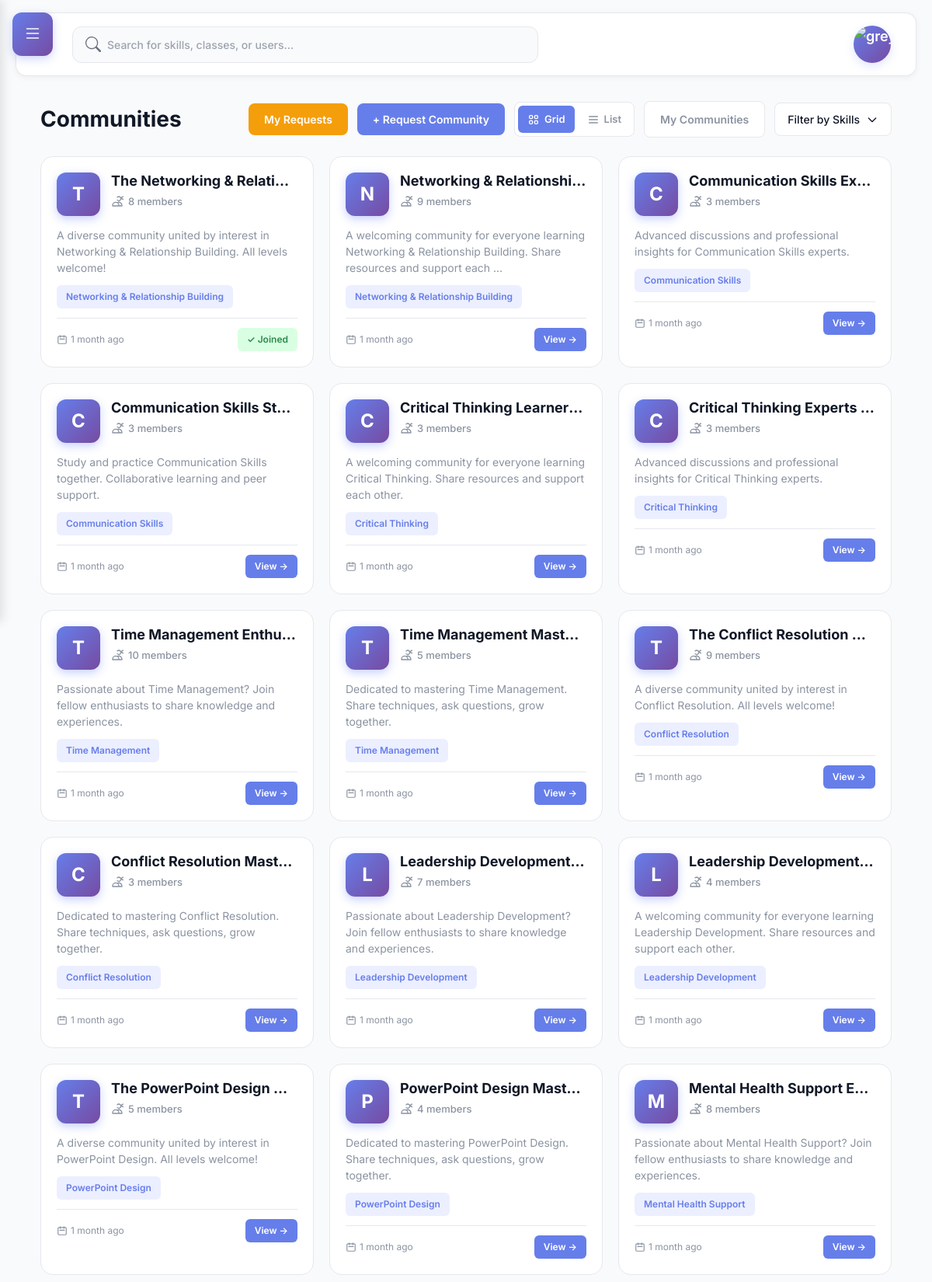
Page /communities/ (signed in, upper part) on the committed database.
### communities/models.py (models this page shows, shortened)
class Community(models.Model):
    name = models.CharField(max_length=140)
    skill = models.ForeignKey(Skill, on_delete=models.CASCADE)
    description = models.TextField(blank=True)
    members = models.ManyToManyField(settings.AUTH_USER_MODEL, related_name='communities', blank=True)
    created_at = models.DateTimeField(auto_now_add=True, null=True, blank=True)
    updated_at = models.DateTimeField(auto_now=True, null=True, blank=True)
    creator = models.ForeignKey(settings.AUTH_USER_MODEL, on_delete=models.SET_NULL, null=True, blank=True, related_name='created_communities')
    is_approved = models.BooleanField(default=True)  # For admin approval system
    class Meta:
        verbose_name_plural = 'Communities'
        ordering = ['-created_at']

### skills/models.py (models this page shows, shortened)
class Skill(models.Model):
    name = models.CharField(max_length=120, unique=True)
    description = models.TextField(blank=True)

### communities/views.py (the view)
# urls.py: path('', views.communities_page, name='communities'),
def communities_page(request):
    skill_param = request.GET.get('skill', '')
    filter_type = request.GET.get('filter', 'all')  # 'all' or 'my'
    selected_skills = []
    if skill_param and skill_param != 'all':
        selected_skills = [s.strip() for s in skill_param.split(',') if s.strip()]
    communities = Community.objects.filter(
        is_approved=True
    ).select_related(
        'skill', 'creator'
    ).prefetch_related(
        'members'
    )
    if selected_skills:
        communities = communities.filter(skill__id__in=selected_skills)
    if filter_type == 'my' and request.user.is_authenticated:
        communities = communities.filter(members=request.user)
    communities = communities.order_by('-created_at')
    skills = Skill.objects.all().order_by('name')
    return render(request, 'communities/communities.html', {
        'communities': communities,
        'skills': skills,
        'selected_skills': selected_skills,
        'filter_type': filter_type,
    })

### skills/templatetags/skills_tags.py (called while the page is built)
@register.simple_tag(takes_context=True)
def pending_trade_offers_count(context):
    request = context.get('request')
    if not request or not request.user.is_authenticated:
        return 0
    return ClassTradeOffer.objects.filter(
        receiver=request.user,
        status=ClassTradeOffer.PENDING
    ).count()

### users/templatetags/user_tags.py (called while the page is built)
def get_avatar_color(user):
    hash_value = int(hashlib.md5(user.username.encode()).hexdigest(), 16)
    color_index = hash_value % len(AVATAR_COLORS)
    return AVATAR_COLORS[color_index]

@register.inclusion_tag('users/user_avatar.html', takes_context=False)
def user_avatar(user, size='medium', css_class=''):
    has_avatar = user.profile.avatar if hasattr(user, 'profile') else False
    first_name = user.first_name or ''
    last_name = user.last_name or ''
    if first_name and last_name:
        initials = f"{first_name[0]}{last_name[0]}".upper()
    elif first_name:
        initials = first_name[0].upper()
    elif last_name:
        initials = last_name[0].upper()
    else:
        initials = user.username[0].upper() if user.username else '?'
    avatar_color = get_avatar_color(user)
    return {
        'user': user,
        'has_avatar': has_avatar,
        'avatar_url': user.profile.avatar.url if has_avatar else None,
        'initials': initials,
        'avatar_color': avatar_color,
        'size': size,
        'css_class': css_class,
    }

### communities/templates/communities/communities.html (shortened to what this page needs)
{% extends 'base.html' %}
{% block content %}
<div class="communities-header">
    <h2>Communities</h2>
    <div class="header-actions">
        {% if user.is_authenticated %}
            <a href="{% url 'communities:my_requests' %}" class="btn-request" style="background: #f59e0b;">
                 My Requests
            </a>
            <a href="{% url 'communities:request_community' %}" class="btn-request">
                + Request Community
            </a>
        {% endif %}
        <div class="layout-toggle">
            <button type="button" id="gridBtn" class="layout-btn active">
                Grid
            </button>
            <button type="button" id="listBtn" class="layout-btn">
                <svg fill="none" stroke="currentColor" viewBox="0 0 24 24">
                    <path stroke-linecap="round" stroke-linejoin="round" stroke-width="2" d="M4 6h16M4 12h16M4 18h16"></path>
                </svg>
                List
            </button>
        </div>
        <form method="get" id="filterForm" style="display: flex; gap: 12px; align-items: center;">
            {% if user.is_authenticated %}
            <div class="filter-tabs">
                <a href="?{% if filter_type == 'my' %}filter=all{% else %}filter=my{% endif %}{% if selected_skills %}&skill={{ selected_skills|join:',' }}{% endif %}"
                   class="filter-tab {% if filter_type == 'my' %}active{% endif %}">
                    My Communities
                </a>
            </div>
            {% endif %}
            <div class="skill-filter-wrapper">
                <button type="button" id="skillFilterButton" class="skill-filter-button">
                    <span>Filter by Skills</span>
                    <svg fill="none" stroke="currentColor" viewBox="0 0 24 24">
                        <path stroke-linecap="round" stroke-linejoin="round" stroke-width="2" d="M19 9l-7 7-7-7"></path>
                    </svg>
                </button>
            </div>
        </form>
    </div>
</div>
{% if communities %}
    <div id="communitiesContainer" class="communities-grid layout-grid">
        {% for c in communities %}
        <a href="{% url 'communities:community_detail' c.pk %}" class="community-card">
            <div class="community-header">
                <div class="community-avatar">
                    {{ c.name|first|upper }}
                </div>
                <div class="community-info">
                    <h3 class="community-name">{{ c.name }}</h3>
                    <div class="community-members">
                        <svg fill="none" stroke="currentColor" viewBox="0 0 24 24">
                            <path stroke-linecap="round" stroke-linejoin="round" stroke-width="2" d="M12 4.354a4 4 0 110 5.292M15 21H3v-1a6 6 0 0112 0v1zm0 0h6v-1a6 6 0 00-9-5.197m13.5-9a2.5 2.5 0 11-5 0 2.5 2.5 0 015 0z"></path>
                        </svg>
                        <span>{{ c.members.count }} member{{ c.members.count|pluralize }}</span>
                    </div>
                </div>
            </div>
            <div class="community-content">
                <div class="community-main-info">
                    {% if c.description %}
                    <p class="community-description">{{ c.description|truncatewords:15 }}</p>
                    {% else %}
                    <p class="community-description">A community for {{ c.skill.name }} enthusiasts.</p>
                    {% endif %}
                    <span class="community-skill-tag">{{ c.skill.name }}</span>
                </div>
                <div class="community-stats">
                    <div class="community-footer">
                        <div class="community-date">
                            <svg fill="none" stroke="currentColor" viewBox="0 0 24 24">
                                <path stroke-linecap="round" stroke-linejoin="round" stroke-width="2" d="M8 7V3m8 4V3m-9 8h10M5 21h14a2 2 0 002-2V7a2 2 0 00-2-2H5a2 2 0 00-2 2v12a2 2 0 002 2z"></path>
                            </svg>
                            <span>{% if c.created_at %}{{ c.created_at|timesince }} ago{% else %}Recently{% endif %}</span>
                        </div>
                        {% if user in c.members.all %}
                            <span class="badge-joined">✓ Joined</span>
                        {% else %}
                            <span class="badge-view">View →</span>
                        {% endif %}
                    </div>
                </div>
            </div>
        </a>
        {% endfor %}
    </div>
{% endif %}
{% endblock %}

### static/css/main.css (style rules this page uses)
:root { --bg:#f6f7f9;--card:#f0f1f3;--sidebar:#233455;--sidebarText:#e6ecf5;--text:#121417;--muted:#8b93a1;--brand:#4a67ff }
* { box-sizing:border-box }
html,body { margin:0;padding:0;font-family:Inter,system-ui,-apple-system,Segoe UI,Roboto,Arial,sans-serif;color:var(--text);background:var(--bg) }

### templates/base.html (style rules this page uses)
:root { --sidebar-width: 280px; --collision-breakpoint: 1200px; --brand: #667eea; --brand-hover: #5a77ff; --brand-gradient: linear-gradient(135deg, #667eea 0%, #764ba2 100%); --text: #111827; --text-light: #6b7280; --card: #ffffff; --background: #f9fafb; --border: #e5e7eb; --sidebar-bg: #1f2937; --sidebar-hover: #374151; }
* { font-family: 'Inter', -apple-system, BlinkMacSystemFont, sans-serif; -webkit-font-smoothing: antialiased; -moz-osx-font-smoothing: grayscale; }
body { background: var(--background); }

### communities/templates/communities/communities.html (style rules this page uses)
.communities-header { display: flex; justify-content: space-between; align-items: center; margin-bottom: 24px; }
.communities-header h2 { font-size: 28px; font-weight: 700; color: var(--text); margin: 0; }
.header-actions { display: flex; gap: 12px; align-items: center; }
.layout-toggle { display: flex; background: var(--card); border-radius: 8px; padding: 4px; border: 1px solid #e6e8ee; gap: 4px; }
.layout-btn { padding: 8px 12px; border-radius: 6px; background: none; border: none; cursor: pointer; transition: all 0.2s; display: flex; align-items: center; gap: 6px; color: var(--muted); font-size: 13px; font-weight: 600; }
.layout-btn.active { background: var(--brand); color: white; }
.layout-btn svg { width: 16px; height: 16px; }
.filter-tabs { display: flex; background: var(--card); border-radius: 8px; padding: 4px; border: 1px solid #e6e8ee; }
.filter-tab { padding: 8px 16px; border-radius: 6px; font-size: 14px; font-weight: 600; cursor: pointer; transition: all 0.2s; text-decoration: none; color: var(--muted); }
.btn-request { padding: 10px 20px; background: var(--brand); color: white; border-radius: 8px; text-decoration: none; font-weight: 600; font-size: 14px; transition: all 0.2s; border: none; cursor: pointer; }
.skill-filter-wrapper { position: relative; }
.skill-filter-button { padding: 10px 16px; border: 1px solid #e6e8ee; border-radius: 8px; background: white; font-size: 14px; color: var(--text); cursor: pointer; outline: none; transition: all 0.2s; display: flex; align-items: center; gap: 8px; font-weight: 500; }
.skill-filter-button svg { width: 16px; height: 16px; transition: transform 0.2s; }
.communities-grid { display: grid; grid-template-columns: repeat(auto-fill, minmax(320px, 1fr)); gap: 20px; }
.layout-grid { display: grid; }
.community-card { background: var(--card); border-radius: 16px; padding: 20px; transition: all 0.3s; text-decoration: none; display: block; border: 1px solid #e6e8ee; }
.community-header { display: flex; gap: 14px; margin-bottom: 14px; align-items: start; }
.community-avatar { width: 56px; height: 56px; border-radius: 12px; background: linear-gradient(135deg, var(--brand) 0%, #764ba2 100%); display: flex; align-items: center; justify-content: center; flex-shrink: 0; font-size: 24px; font-weight: 700; color: white; box-shadow: 0 4px 12px rgba(74, 103, 255, 0.3); }
.community-info { flex: 1; min-width: 0; }
.community-name { font-size: 18px; font-weight: 700; color: var(--text); margin: 0 0 6px 0; white-space: nowrap; overflow: hidden; text-overflow: ellipsis; }
.community-members { display: flex; align-items: center; gap: 6px; color: var(--muted); font-size: 13px; font-weight: 500; }
.community-members svg { width: 16px; height: 16px; }
.community-description { color: var(--muted); font-size: 14px; line-height: 1.5; margin-bottom: 12px; }
.community-skill-tag { display: inline-block; padding: 6px 12px; background: rgba(74, 103, 255, 0.1); color: var(--brand); border-radius: 6px; font-size: 12px; font-weight: 600; margin-bottom: 12px; }
.community-footer { display: flex; justify-content: space-between; align-items: center; padding-top: 12px; border-top: 1px solid #e6e8ee; }
.community-date { display: flex; align-items: center; gap: 4px; color: var(--muted); font-size: 12px; }
.community-date svg { width: 14px; height: 14px; }
.badge-joined { padding: 6px 12px; background: #d9ffe2; color: #2d8a4d; border-radius: 6px; font-size: 12px; font-weight: 600; }
.badge-view { padding: 6px 12px; background: var(--brand); color: white; border-radius: 6px; font-size: 12px; font-weight: 600; transition: all 0.2s; }

### rows in the picture
Community: name|first "T", name "The Networking & Relati…", members.count "8", description "A diverse community united by interest in Networking & Relationship Building. All levels welcome!", skill.name "Networking & Relationship Building", created_at "1 month", shows "✓ Joined"
Community: name|first "N", name "Networking & Relationshi…", members.count "9", description "A welcoming community for everyone learning Networking & Relationship Building. Share resources and support each …", skill.name "Networking & Relationship Building", created_at "1 month", shows "View →"
Community: name|first "C", name "Communication Skills Ex…", members.count "3", description "Advanced discussions and professional insights for Communication Skills experts.", skill.name "Communication Skills", created_at "1 month", shows "View →"
Community: name|first "C", name "Communication Skills St…", members.count "3", description "Study and practice Communication Skills together. Collaborative learning and peer support.", skill.name "Communication Skills", created_at "1 month", shows "View →"
Community: name|first "C", name "Critical Thinking Learner…", members.count "3", description "A welcoming community for everyone learning Critical Thinking. Share resources and support each other.", skill.name "Critical Thinking", created_at "1 month", shows "View →"
Community: name|first "C", name "Critical Thinking Experts…", members.count "3", description "Advanced discussions and professional insights for Critical Thinking experts.", skill.name "Critical Thinking", created_at "1 month", shows "View →"
Community: name|first "T", name "Time Management Enthu…", members.count "10", description "Passionate about Time Management? Join fellow enthusiasts to share knowledge and experiences.", skill.name "Time Management", created_at "1 month", shows "View →"
Community: name|first "T", name "Time Management Mastery", members.count "5", description "Dedicated to mastering Time Management. Share techniques, ask questions, grow together.", skill.name "Time Management", created_at "1 month", shows "View →"
Community: name|first "T", name "The Conflict Resolution…", members.count "9", description "A diverse community united by interest in Conflict Resolution. All levels welcome!", skill.name "Conflict Resolution", created_at "1 month", shows "View →"
Community: name|first "C", name "Conflict Resolution Mast…", members.count "3", description "Dedicated to mastering Conflict Resolution. Share techniques, ask questions, grow together.", skill.name "Conflict Resolution", created_at "1 month", shows "View →"
Community: name|first "L", name "Leadership Development…", members.count "7", description "Passionate about Leadership Development? Join fellow enthusiasts to share knowledge and experiences.", skill.name "Leadership Development", created_at "1 month", shows "View →"
Community: name|first "L", name "Leadership Development…", members.count "4", description "A welcoming community for everyone learning Leadership Development. Share resources and support each other.", skill.name "Leadership Development", created_at "1 month", shows "View →"
Community: name|first "T", name "The PowerPoint Design…", members.count "5", description "A diverse community united by interest in PowerPoint Design. All levels welcome!", skill.name "PowerPoint Design", created_at "1 month", shows "View →"
Community: name|first "P", name "PowerPoint Design Mast…", members.count "4", description "Dedicated to mastering PowerPoint Design. Share techniques, ask questions, grow together.", skill.name "PowerPoint Design", created_at "1 month", shows "View →"
Community: name|first "M", name "Mental Health Support E…", members.count "8", description "Passionate about Mental Health Support? Join fellow enthusiasts to share knowledge and experiences.", skill.name "Mental Health Support", created_at "1 month", shows "View →"
